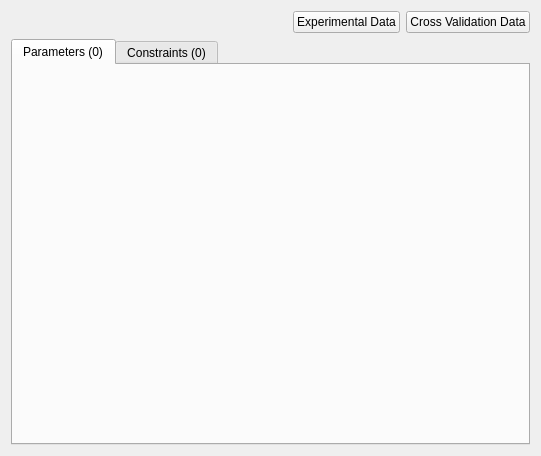
<ui version="4.0" >
<comment> Begin CVS Header </comment>
<comment>   $Source: /fs/turing/cvs/copasi_dev/copasi/UI/CQFittingWidget.ui,v $ </comment>
<comment>   $Revision: 1.10 $ </comment>
<comment>   $Name: Build-33 $ </comment>
<comment>   $Author: aekamal $ </comment>
<comment>   $Date: 2009/07/27 16:50:00 $ </comment>
<comment> End CVS Header </comment>

<comment> Copyright (C) 2008 by Pedro Mendes, Virginia Tech Intellectual </comment>
<comment> Properties, Inc., EML Research, gGmbH, University of Heidelberg, </comment>
<comment> and The University of Manchester. </comment>
<comment> All rights reserved. </comment>

 <comment> All rights reserved. </comment>
 <class>CQFittingWidget</class>
 <widget class="TaskWidget" name="CQFittingWidget" >
  <property name="geometry" >
   <rect>
    <x>0</x>
    <y>0</y>
    <width>541</width>
    <height>456</height>
   </rect>
  </property>
  <property name="caption" stdset="0" >
   <string>Fitting</string>
  </property>
  <layout class="QVBoxLayout" name="vboxLayout" >
   <item>
    <layout class="QHBoxLayout" name="horizontalLayout" >
     <item>
      <spacer name="mpSpacer" >
       <property name="orientation" >
        <enum>Qt::Horizontal</enum>
       </property>
       <property name="sizeType" >
        <enum>QSizePolicy::Expanding</enum>
       </property>
       <property name="sizeHint" stdset="0" >
        <size>
         <width>13</width>
         <height>17</height>
        </size>
       </property>
      </spacer>
     </item>
     <item>
      <widget class="QPushButton" name="mpBtnExperiment" >
       <property name="text" >
        <string>Experimental Data</string>
       </property>
      </widget>
     </item>
     <item>
      <widget class="QPushButton" name="mpBtnCrossValidation" >
       <property name="text" >
        <string>Cross Validation Data</string>
       </property>
      </widget>
     </item>
    </layout>
   </item>
   <item>
    <widget class="QTabWidget" name="mpTabWidget" >
     <widget class="QWidget" name="mpParametersPage" >
      <attribute name="title" >
       <string>Parameters (0)</string>
      </attribute>
     </widget>
     <widget class="QWidget" name="mpConstraintsPage" >
      <attribute name="title" >
       <string>Constraints (0)</string>
      </attribute>
     </widget>
    </widget>
   </item>
  </layout>
 </widget>
 <layoutdefault spacing="6" margin="11" />
 <customwidgets>
  <customwidget>
   <class>TaskWidget</class>
   <extends>QWidget</extends>
   <header>TaskWidget.h</header>
   <container>1</container>
  </customwidget>
 </customwidgets>
 <tabstops>
  <tabstop>mpBtnExperiment</tabstop>
  <tabstop>mpBtnCrossValidation</tabstop>
  <tabstop>mpTabWidget</tabstop>
 </tabstops>
 <includes>
  <include location="local" >TaskWidget.h</include>
  <include location="local" >TaskWidget.h</include>
 </includes>
 <resources/>
 <connections>
  <connection>
   <sender>mpBtnExperiment</sender>
   <signal>clicked()</signal>
   <receiver>CQFittingWidget</receiver>
   <slot>slotExperimentData()</slot>
   <hints>
    <hint type="sourcelabel" >
     <x>20</x>
     <y>20</y>
    </hint>
    <hint type="destinationlabel" >
     <x>20</x>
     <y>20</y>
    </hint>
   </hints>
  </connection>
  <connection>
   <sender>mpTabWidget</sender>
   <signal>currentChanged(QWidget*)</signal>
   <receiver>CQFittingWidget</receiver>
   <slot>slotPageChange(QWidget*)</slot>
   <hints>
    <hint type="sourcelabel" >
     <x>20</x>
     <y>20</y>
    </hint>
    <hint type="destinationlabel" >
     <x>20</x>
     <y>20</y>
    </hint>
   </hints>
  </connection>
  <connection>
   <sender>mpBtnCrossValidation</sender>
   <signal>clicked()</signal>
   <receiver>CQFittingWidget</receiver>
   <slot>slotCrossValidationData()</slot>
   <hints>
    <hint type="sourcelabel" >
     <x>20</x>
     <y>20</y>
    </hint>
    <hint type="destinationlabel" >
     <x>20</x>
     <y>20</y>
    </hint>
   </hints>
  </connection>
 </connections>
</ui>
